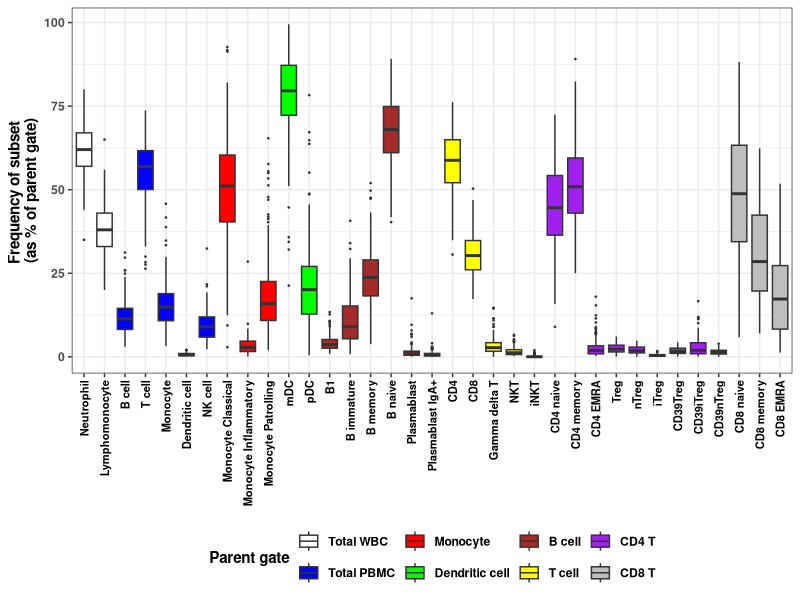
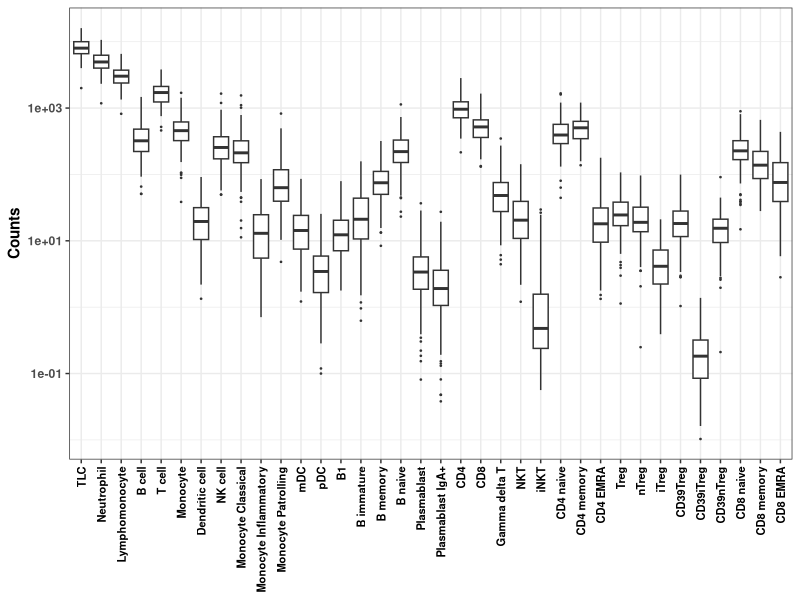

Reproduce these figures in R, in order. (Note: this script raises an error after producing the figures.)
# Set working directory to source destination
setwd("~/Documents/Immune_variation/3.Manuscripts/MS2/V5/analysis_V5")
library(readxl)
library(reshape2)
library(ggplot2)
library(cowplot)
library(dplyr)
library(scales)

rm(list = ls())

# Demographics 
Demog <- read.csv("input/SB_demographic.csv")
table(Demog$Sex)
mean(Demog$Age)
sd(Demog$Age)

######### Fig S1 Range of cell frequencies and counts ########
SBF <- read.csv("input/SB_frequency.csv")
SBC <- read.csv("input/SB_count.csv")
gates <- read.csv("input/Subsets_gates.csv")

#Plot of normal range of frequencies 
rm(list=setdiff(ls(), c("SBF", "SBC", "gates")))

dat <- SBF
datm <- melt(dat)
datm <- merge(datm, gates, by.x = "variable", by.y = "Name", all = T)
datm$Parent.Gate <- factor(datm$Parent.Gate, levels = c("Total WBC", "Total PBMC" ,"Monocyte", "Dendritic cell", "B cell", "T cell", "CD4 T", "CD8 T"))
datm <- datm[order(datm$Parent.Gate),]
datm$Subset <- factor(datm$Subset, levels = unique(datm$Subset))
datm <- filter(datm, Subset !="TLC")
mypalette <- c("white", "blue", "red", "green", "brown", "yellow", "purple", "grey")

p1<-ggplot(datm, aes(Subset, value, fill = Parent.Gate))+
  geom_boxplot(outlier.size = 0.25)+
  scale_fill_manual(values = mypalette)+
  theme_bw()+
  theme(legend.position="bottom")+
  theme(text = element_text(colour = "black", face = "bold"))+
  theme(axis.text.x = element_text(angle = 90, 
                                   size = 8, #face = "bold",
                                   colour = "black",
                                   vjust = 0.5, hjust = 1))+
  #ggtitle("Normal range of immune cell frequencies in adult blood")+
  labs(x=NULL, y="Frequency of subset \n(as % of parent gate)", fill="Parent gate")

p1
arrangement <- c(as.character(unique(datm$Subset)))

# Plot of normal range of counts 
dat <- SBC
datm <- melt(dat)
datm <- merge(datm, gates, by.x = "variable", by.y = "Name", all.x  = T)
str(datm)
TLC <- "TLC"
arrangement <- c(TLC, arrangement)
datm$Subset <- factor(datm$Subset, levels = arrangement)

p2<- ggplot(datm, aes(Subset, value))+
  geom_boxplot(outlier.size = 0.25)+
  theme_bw()+
  theme(text = element_text(colour = "black", face = "bold"))+
  theme(axis.text.x = element_text(angle = 90, 
                                   size = 8, #face = "bold",
                                   colour = "black",
                                   vjust = 0.5, hjust = 1))+
  #ggtitle("Normal range of immune cell frequencies in adult blood")+
  labs(x=NULL, y="Counts")+
  scale_y_log10()
p2

pdf("output/FigS1.pdf", height = 10, width = 7)
plot_grid(p1, p2, nrow = 2, align = "v", labels = "AUTO")
dev.off()

# Spreadsheet of range of cell frequencies and counts 
SBF <- read.csv("input/SB_frequency.csv")
SBC <- read.csv("input/SB_count.csv")

######### Table S2: Table of normal ranges ##########
library(fBasics)
SUMMARY_FREQ <- data.frame(basicStats(SBF[,-c(1:3)]))[c("Mean", "Stdev", "Median", "Minimum", "Maximum", "1. Quartile", "3. Quartile"),]
SUMMARY_FREQ <- data.frame(t(SUMMARY_FREQ))
SUMMARY_FREQ$name <- rownames(SUMMARY_FREQ)
SUMMARY_FREQ <- melt(SUMMARY_FREQ)
SUMMARY_FREQ$Parameter <- rep("Frequency")
SUMMARY_COUNT <- data.frame(basicStats(SBC[,-c(1:3)]))[c("Mean", "Stdev", "Median", "Minimum", "Maximum", "1. Quartile", "3. Quartile"),]
SUMMARY_COUNT <- data.frame(t(SUMMARY_COUNT))
SUMMARY_COUNT$name <- rownames(SUMMARY_COUNT)
SUMMARY_COUNT <- melt(SUMMARY_COUNT)
SUMMARY_COUNT$Parameter <- rep("Count")
SUMMARY <- rbind(SUMMARY_FREQ, SUMMARY_COUNT)
SUMMARY <- dcast(SUMMARY, name+Parameter~variable, value.var = "value")
colnames(SUMMARY) 
colnames(SUMMARY) <- c("Subset","Parameter","Mean","Stdev","Median",
                       "Minimum", "Maximum","Quartile (25)", "Quartile (75)")

write.csv(SUMMARY, "output/TableS2.csv", row.names = F)

######## comparison between males and females ########
rm(list = ls())
Demog <- read.csv("input/SB_demographic.csv")
Demog = Demog[,1:2]
SBF <- read.csv("input/SB_frequency.csv")
SBC <- read.csv("input/SB_count.csv")
# insert demographic details into SBF and SBC
SBF = merge(Demog, SBF)
SBC = merge(Demog, SBC)
aggregate(SBF[,-c(1:4)], by=list(SBF$Sex), mean, na.rm = T)

# SBF
SBF = dplyr::filter(SBF, Bleed == "a") # choose only 1 time point for comparison
SBF_M = dplyr::filter(SBF, Sex == "M")
SBF_F = dplyr::filter(SBF, Sex == "F")

SBF_M = data.frame(basicStats(SBF_M[,-c(1:4)]))[c("Mean", "Stdev", "Median", "Minimum", "Maximum", "1. Quartile", "3. Quartile"),]
SBF_F = data.frame(basicStats(SBF_F[,-c(1:4)]))[c("Mean", "Stdev", "Median", "Minimum", "Maximum", "1. Quartile", "3. Quartile"),]

SBF_TTESTS <- lapply(SBF[,-c(1:4)], function(i) t.test(i ~ SBF$Sex))
SBF_TTESTS$CD4$p.value

SBF_PVALS <- data.frame(sapply(SBF_TTESTS, '[[', 'p.value'))
colnames(SBF_PVALS) <- c("P_value")
SBF_PVALS$P_adjust <- p.adjust(SBF_PVALS$P_value, method = "bonferroni", n = nrow(SBF_PVALS))
SBF_PVALS = data.frame(t(SBF_PVALS))

SBF_F = round(SBF_F, 1)
SBF_M = round(SBF_M, 1)
SBF_PVALS = round(SBF_PVALS, 3)
SBF_F$Sex = rep("Female")
SBF_M$Sex = rep("Male")
SBF_PVALS$Sex = rep("P-values")
SBF_F$Parameter = rownames(SBF_F)
SBF_M$Parameter = rownames(SBF_M)
SBF_PVALS$Parameter = rownames(SBF_PVALS)
SBF_summary = rbind(SBF_F, SBF_M, SBF_PVALS)
SBF_summary$VARIABLE = rep("Frequency")
SBF_summary = SBF_summary[,c(38,36, 37, 1:35)]

# SBC
SBC = dplyr::filter(SBC, Bleed == "a") # choose only 1 time point for comparison
SBC_M = dplyr::filter(SBC, Sex == "M")
SBC_F = dplyr::filter(SBC, Sex == "F")

SBC_M = data.frame(basicStats(SBC_M[,-c(1:4)]))[c("Mean", "Stdev", "Median", "Minimum", "Maximum", "1. Quartile", "3. Quartile"),]
SBC_F = data.frame(basicStats(SBC_F[,-c(1:4)]))[c("Mean", "Stdev", "Median", "Minimum", "Maximum", "1. Quartile", "3. Quartile"),]

SBC_TTESTS <- lapply(SBC[,-c(1:4)], function(i) t.test(i ~ SBC$Sex))
SBC_TTESTS$CD4$p.value

SBC_PVALS <- data.frame(sapply(SBC_TTESTS, '[[', 'p.value'))
colnames(SBC_PVALS) <- c("P_value")
SBC_PVALS$P_adjust <- p.adjust(SBC_PVALS$P_value, method = "bonferroni", n = nrow(SBC_PVALS))
SBC_PVALS = data.frame(t(SBC_PVALS))

SBC_F = round(SBC_F, 1)
SBC_M = round(SBC_M, 1)
SBC_PVALS = round(SBC_PVALS, 3)
SBC_F$Sex = rep("Female")
SBC_M$Sex = rep("Male")
SBC_PVALS$Sex = rep("P-values")
SBC_F$Parameter = rownames(SBC_F)
SBC_M$Parameter = rownames(SBC_M)
SBC_PVALS$Parameter = rownames(SBC_PVALS)
SBC_summary = rbind(SBC_F, SBC_M, SBC_PVALS)
SBC_summary$VARIABLE = rep("Count")
SBC_summary = SBC_summary[,c(39,37, 38, 1:36)]

SBF_summary$TLC = rep(NA)
GENDER = rbind(SBF_summary, SBC_summary)
write.csv(GENDER, "output/TableS3.csv", row.names = F)

########## Seasonal variation ###########
rm(list = ls())
DATES = read_excel("input/Dates_of_bleed.xlsx")
SBF <- read.csv("input/SB_frequency.csv")
DATES = melt(DATES)
names(DATES) = c("ID", "Bleed", "Month")
SBF = merge(DATES, SBF)
str(SBF$Month)
SBF$Parameter = NULL
SBF[,-c(1:3)] = scale(SBF[,-c(1:3)])

SBFm = melt(SBF, id.vars = c("ID", "Bleed", "Month"))

pdf("output/FigS2.pdf", width = 12, height = 12)
ggplot(SBFm, aes(Month, value))+
  geom_point(alpha = 0.5)+
  geom_smooth(method = "lm")+
  facet_wrap(~variable, nrow = 5)+
  scale_x_datetime(labels = date_format("%b"))+
  labs(y = "Frequency of subsets \n expressed as % of parent gate \n (z-scores)")+
  theme_bw()
dev.off()

########### Variance calculation ###########
rm(list = ls())
### technical CV calculation
SBF <- read.csv("input/SB_frequency.csv")
tech <- read.csv("input/technical_control_CV.csv")

SBF <- SBF[, !names(SBF) %in% c("TLC","Neutrophil", "Lymphomonocyte")] 
tech <- dplyr::filter(tech, !Name %in% c("TLC","Neutrophil", "Lymphomonocyte") )

BETW = SBF

#BETW = dplyr::filter(SBF, Bleed == "a")
BETW = BETW[,-c(1:3)]
BETWCV = data.frame(apply(BETW, 2, sd, na.rm = T)/apply(BETW, 2, mean, na.rm=T))
BETWCV$Name = rownames(BETWCV)
rownames(BETWCV) = 1:nrow(BETWCV)
names(BETWCV)[1] = "CV_betw"
BETWCV = BETWCV[, c("Name", "CV_betw")]
tech$Name = as.character(tech$Name)
identical(sort(BETWCV$Name), sort(tech$Name))
tech$CV_tech = apply(tech[,-1], 1, mean, na.rm= T)

CV = merge(tech, BETWCV)
CV$CV_betw_corrected = CV$CV_betw - CV$CV_tech

INTRA = SBF
INTRA = melt(SBF)
INTRA = dcast(INTRA, ID+variable~Bleed, value.var = "value")
str(INTRA)
INTRA$CV = apply(INTRA[,c(3:6)], 1, sd, na.rm = T) / apply(INTRA[,-c(1:2)], 1, mean, na.rm = T)

TECHCV = CV[, c("Name", "CV_tech")]
names(TECHCV) = c("variable", "CV_tech")
INTRA = merge(INTRA, TECHCV)
INTRA$CV_intra_corrected = INTRA$CV - INTRA$CV_tech
INTRACV = data.frame(aggregate(INTRA$CV_intra_corrected, by = list(INTRA$variable), FUN = mean, na.rm = T))
names(INTRACV) = c("Name", "CV_intra_corrected")
CV = merge(CV, INTRACV)

CV[which(CV$CV_betw_corrected < 0), "CV_betw_corrected"] = rep(0) # because CVs can't be negative

CV[which(CV$CV_intra_corrected < 0), "CV_intra_corrected"] = rep(0)

CV$BB40 = NULL
CV$BB58 = NULL
CV$BB43 = NULL
CV[,-1] = round(CV[,-1], 4)
write.csv(CV, "output/TableS4.csv", row.names = F)

############# Plot of Figure 1 ############
toplot = CV
toplot$Name = gsub("_", " ", toplot$Name)
toplot = toplot[order(toplot$CV_betw_corrected),]
str(toplot$Name)
toplot$Name = factor(toplot$Name, levels = toplot$Name)

p1 = ggplot(toplot, aes(Name, CV_betw_corrected))+
  geom_bar(stat="identity", fill = "pink", colour = "black")+
  theme_bw()+
  labs(x = NULL,
       y = "Between-individual CV \n(corrected for technical CV)")+
  theme(axis.text.x = element_text(angle = 90, size = 9, vjust = 0.5, hjust = 1))
p1
#dev.off()
toplot = CV
toplot$Name = gsub("_", " ", toplot$Name)
toplot = toplot[order(toplot$CV_intra_corrected),]
str(toplot$Name)
toplot$Name = factor(toplot$Name, levels = toplot$Name)

p2 = ggplot(toplot, aes(Name, CV_intra_corrected))+
  geom_bar(stat="identity", fill = "pink", colour = "black")+
  theme_bw()+
  labs(x = NULL,
       y = "Within-individual CV \n(corrected for technical CV)")+
  theme(axis.text.x = element_text(angle = 90, size = 9, vjust = 0.5, hjust = 1))
p2  

upper = plot_grid(p1, p2, nrow = 1, labels = "AUTO")

plot(CV$CV_betw_corrected, CV$CV_tech)
cor.test(CV$CV_betw_corrected, CV$CV_tech)

plot(CV$CV_intra_corrected, CV$CV_tech)
cor.test(CV$CV_intra_corrected, CV$CV_tech)

p1=ggplot(CV, aes(CV_tech, CV_betw_corrected))+
  geom_point()+
  theme_bw()+
  labs(x = "CV of technical controls",
       y = "Between-individual CV \n(corrected)")+
  annotate("text", 0.9, 0.8, label = "R = 0.22 \n p = 0.2")
p1

p2=ggplot(CV, aes(CV_tech, CV_intra_corrected))+
  geom_point()+
  theme_bw()+
  labs(x = "CV of technical controls",
       y = "Within-individual CV \n(corrected)")+
  annotate("text", 0.9, 0.2, label = "R = -0.3 \n p = 0.09")
p2

cor.test(CV$CV_intra_corrected, CV$CV_betw_corrected)
p3=ggplot(CV, aes(CV_betw_corrected, CV_intra_corrected))+
  geom_point()+
  theme_bw()+
  labs(x = "Between-individual CV \n(corrected)",
       y = "Within-individual CV \n(corrected)")+
  annotate("text", 0.2, 0.2, label = "R = 0.7 \n p = 9.4e-06")
p3

lower = plot_grid(p1, p2, p3, nrow = 1, labels = c("C", "D", "E"))

pdf("output/Fig1.pdf", width = 8.5, height = 7)
plot_grid(upper, lower, nrow = 2, rel_heights = c(1.5,1))
dev.off()
